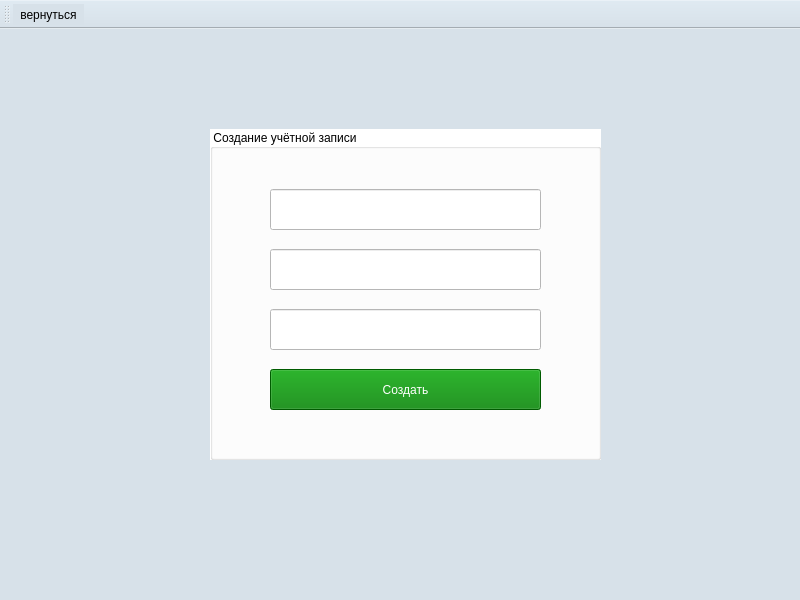
<?xml version="1.0" encoding="UTF-8"?>
<ui version="4.0">
 <class>RegistrationWindow</class>
 <widget class="QMainWindow" name="RegistrationWindow">
  <property name="geometry">
   <rect>
    <x>0</x>
    <y>0</y>
    <width>800</width>
    <height>600</height>
   </rect>
  </property>
  <property name="windowTitle">
   <string>MainWindow</string>
  </property>
  <property name="styleSheet">
   <string notr="true">background: #D7E1E9;</string>
  </property>
  <widget class="QWidget" name="centralwidget">
   <widget class="QGroupBox" name="groupBox_2">
    <property name="geometry">
     <rect>
      <x>210</x>
      <y>100</y>
      <width>391</width>
      <height>331</height>
     </rect>
    </property>
    <property name="styleSheet">
     <string notr="true">background: white;
</string>
    </property>
    <property name="title">
     <string>Создание учётной записи</string>
    </property>
    <widget class="QPushButton" name="pushButton">
     <property name="geometry">
      <rect>
       <x>60</x>
       <y>240</y>
       <width>271</width>
       <height>41</height>
      </rect>
     </property>
     <property name="styleSheet">
      <string notr="true">background: green;
color: white;</string>
     </property>
     <property name="text">
      <string>Создать</string>
     </property>
    </widget>
    <widget class="QLineEdit" name="lineEdit_3">
     <property name="geometry">
      <rect>
       <x>60</x>
       <y>180</y>
       <width>271</width>
       <height>41</height>
      </rect>
     </property>
    </widget>
    <widget class="QLineEdit" name="lineEdit_2">
     <property name="geometry">
      <rect>
       <x>60</x>
       <y>120</y>
       <width>271</width>
       <height>41</height>
      </rect>
     </property>
    </widget>
    <widget class="QLineEdit" name="lineEdit">
     <property name="geometry">
      <rect>
       <x>60</x>
       <y>60</y>
       <width>271</width>
       <height>41</height>
      </rect>
     </property>
    </widget>
   </widget>
  </widget>
  <widget class="QMenuBar" name="menubar">
   <property name="geometry">
    <rect>
     <x>0</x>
     <y>0</y>
     <width>800</width>
     <height>22</height>
    </rect>
   </property>
  </widget>
  <widget class="QStatusBar" name="statusbar"/>
  <widget class="QToolBar" name="toolBar">
   <property name="windowTitle">
    <string>toolBar</string>
   </property>
   <attribute name="toolBarArea">
    <enum>TopToolBarArea</enum>
   </attribute>
   <attribute name="toolBarBreak">
    <bool>false</bool>
   </attribute>
   <addaction name="action"/>
  </widget>
  <action name="action">
   <property name="icon">
    <iconset resource="resource.qrc">
     <normaloff>:/IMG/1.png</normaloff>:/IMG/1.png</iconset>
   </property>
   <property name="text">
    <string>вернуться</string>
   </property>
  </action>
 </widget>
 <resources>
  <include location="resource.qrc"/>
 </resources>
 <connections/>
</ui>
